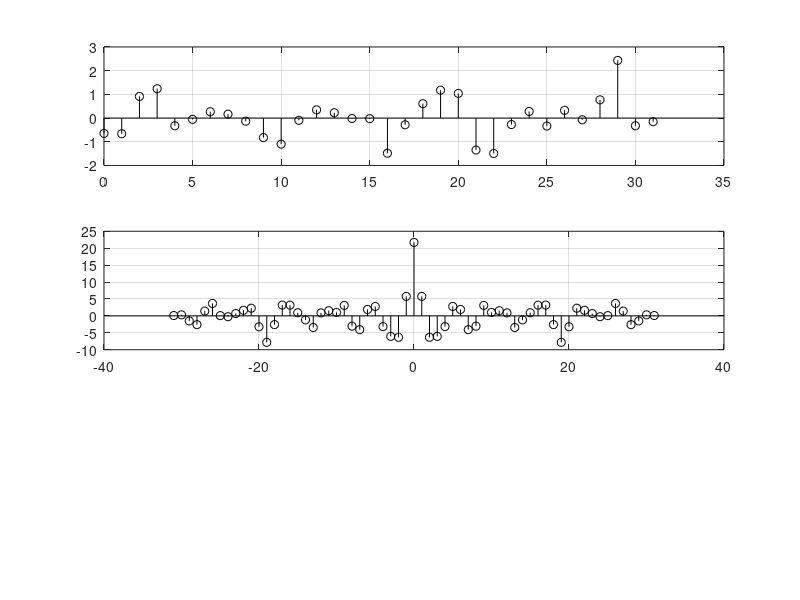

The MATLAB script that drew this image: (Note: this script raises an error after producing the figure.)
clear; close all; clc;
rng(100);
sigma2 = 1;
N = 32;
x = randn(1,N);
%%
figure(1);
subplot(311);
stem(0:N-1,x,'k'); grid on;
%%
rx = xcorr(x);
subplot(312);
stem(-(N-1):N-1,rx,'k'); grid on;
%%
Px = my_periodogram(x);
subplot(313);
pi_axis = linspace(-1,1,length(Px));
plot(pi_axis,10*log10(Px),'k'); grid on;
%%
print -dpng Ex8_2_1.png